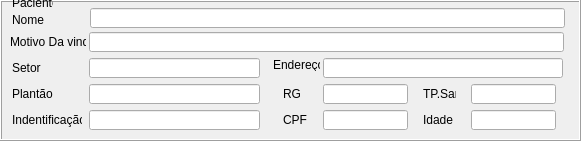
         <widget class="QFrame" name="frame_9">
          <property name="geometry">
           <rect>
            <x>18</x>
            <y>9</y>
            <width>581</width>
            <height>141</height>
           </rect>
          </property>
          <property name="minimumSize">
           <size>
            <width>581</width>
            <height>141</height>
           </size>
          </property>
          <property name="maximumSize">
           <size>
            <width>16777215</width>
            <height>16777215</height>
           </size>
          </property>
          <property name="frameShape">
           <enum>QFrame::Box</enum>
          </property>
          <property name="frameShadow">
           <enum>QFrame::Raised</enum>
          </property>
          <widget class="QLineEdit" name="lineEdit_16">
           <property name="geometry">
            <rect>
             <x>89</x>
             <y>32</y>
             <width>475</width>
             <height>20</height>
            </rect>
           </property>
           <property name="minimumSize">
            <size>
             <width>475</width>
             <height>0</height>
            </size>
           </property>
          </widget>
          <widget class="QLineEdit" name="lineEdit_17">
           <property name="geometry">
            <rect>
             <x>89</x>
             <y>58</y>
             <width>171</width>
             <height>20</height>
            </rect>
           </property>
           <property name="minimumSize">
            <size>
             <width>171</width>
             <height>20</height>
            </size>
           </property>
           <property name="maximumSize">
            <size>
             <width>171</width>
             <height>20</height>
            </size>
           </property>
          </widget>
          <widget class="QLabel" name="label_21">
           <property name="geometry">
            <rect>
             <x>10</x>
             <y>32</y>
             <width>76</width>
             <height>20</height>
            </rect>
           </property>
           <property name="minimumSize">
            <size>
             <width>70</width>
             <height>20</height>
            </size>
           </property>
           <property name="maximumSize">
            <size>
             <width>76</width>
             <height>16777215</height>
            </size>
           </property>
           <property name="text">
            <string>Motivo Da vinda</string>
           </property>
          </widget>
          <widget class="QLabel" name="label_22">
           <property name="geometry">
            <rect>
             <x>12</x>
             <y>58</y>
             <width>70</width>
             <height>20</height>
            </rect>
           </property>
           <property name="minimumSize">
            <size>
             <width>70</width>
             <height>20</height>
            </size>
           </property>
           <property name="text">
            <string>Setor</string>
           </property>
          </widget>
          <widget class="QLabel" name="label_23">
           <property name="geometry">
            <rect>
             <x>12</x>
             <y>84</y>
             <width>70</width>
             <height>20</height>
            </rect>
           </property>
           <property name="minimumSize">
            <size>
             <width>70</width>
             <height>20</height>
            </size>
           </property>
           <property name="text">
            <string>Plantão</string>
           </property>
          </widget>
          <widget class="QLabel" name="label_24">
           <property name="geometry">
            <rect>
             <x>12</x>
             <y>110</y>
             <width>70</width>
             <height>20</height>
            </rect>
           </property>
           <property name="minimumSize">
            <size>
             <width>70</width>
             <height>20</height>
            </size>
           </property>
           <property name="maximumSize">
            <size>
             <width>130</width>
             <height>16777215</height>
            </size>
           </property>
           <property name="text">
            <string>Indentificação</string>
           </property>
          </widget>
          <widget class="QLabel" name="label_25">
           <property name="geometry">
            <rect>
             <x>12</x>
             <y>-5</y>
             <width>41</width>
             <height>16</height>
            </rect>
           </property>
           <property name="text">
            <string>Paciente</string>
           </property>
          </widget>
          <widget class="QLineEdit" name="lineEdit_18">
           <property name="geometry">
            <rect>
             <x>89</x>
             <y>84</y>
             <width>171</width>
             <height>20</height>
            </rect>
           </property>
           <property name="minimumSize">
            <size>
             <width>171</width>
             <height>20</height>
            </size>
           </property>
           <property name="maximumSize">
            <size>
             <width>171</width>
             <height>16777215</height>
            </size>
           </property>
          </widget>
          <widget class="QLineEdit" name="lineEdit_19">
           <property name="geometry">
            <rect>
             <x>89</x>
             <y>110</y>
             <width>171</width>
             <height>20</height>
            </rect>
           </property>
           <property name="minimumSize">
            <size>
             <width>171</width>
             <height>0</height>
            </size>
           </property>
           <property name="maximumSize">
            <size>
             <width>171</width>
             <height>16777215</height>
            </size>
           </property>
          </widget>
          <widget class="QLineEdit" name="lineEdit_20">
           <property name="geometry">
            <rect>
             <x>323</x>
             <y>110</y>
             <width>85</width>
             <height>20</height>
            </rect>
           </property>
           <property name="minimumSize">
            <size>
             <width>85</width>
             <height>20</height>
            </size>
           </property>
           <property name="maximumSize">
            <size>
             <width>85</width>
             <height>16777215</height>
            </size>
           </property>
           <property name="text">
            <string/>
           </property>
           <property name="maxLength">
            <number>11</number>
           </property>
          </widget>
          <widget class="QLabel" name="label_26">
           <property name="geometry">
            <rect>
             <x>283</x>
             <y>110</y>
             <width>25</width>
             <height>20</height>
            </rect>
           </property>
           <property name="minimumSize">
            <size>
             <width>25</width>
             <height>20</height>
            </size>
           </property>
           <property name="maximumSize">
            <size>
             <width>25</width>
             <height>16777215</height>
            </size>
           </property>
           <property name="text">
            <string>CPF</string>
           </property>
          </widget>
          <widget class="QLineEdit" name="lineEdit_21">
           <property name="geometry">
            <rect>
             <x>323</x>
             <y>84</y>
             <width>85</width>
             <height>20</height>
            </rect>
           </property>
           <property name="minimumSize">
            <size>
             <width>85</width>
             <height>20</height>
            </size>
           </property>
           <property name="maximumSize">
            <size>
             <width>85</width>
             <height>16777215</height>
            </size>
           </property>
           <property name="text">
            <string/>
           </property>
           <property name="maxLength">
            <number>7</number>
           </property>
          </widget>
          <widget class="QLabel" name="label_27">
           <property name="geometry">
            <rect>
             <x>283</x>
             <y>84</y>
             <width>25</width>
             <height>20</height>
            </rect>
           </property>
           <property name="minimumSize">
            <size>
             <width>25</width>
             <height>20</height>
            </size>
           </property>
           <property name="maximumSize">
            <size>
             <width>25</width>
             <height>16777215</height>
            </size>
           </property>
           <property name="text">
            <string>RG</string>
           </property>
          </widget>
          <widget class="QLabel" name="label_28">
           <property name="geometry">
            <rect>
             <x>423</x>
             <y>84</y>
             <width>33</width>
             <height>20</height>
            </rect>
           </property>
           <property name="minimumSize">
            <size>
             <width>33</width>
             <height>20</height>
            </size>
           </property>
           <property name="maximumSize">
            <size>
             <width>33</width>
             <height>16777215</height>
            </size>
           </property>
           <property name="text">
            <string>TP.San.</string>
           </property>
          </widget>
          <widget class="QLineEdit" name="lineEdit_22">
           <property name="geometry">
            <rect>
             <x>471</x>
             <y>84</y>
             <width>85</width>
             <height>20</height>
            </rect>
           </property>
           <property name="minimumSize">
            <size>
             <width>85</width>
             <height>20</height>
            </size>
           </property>
           <property name="maximumSize">
            <size>
             <width>85</width>
             <height>16777215</height>
            </size>
           </property>
          </widget>
          <widget class="QLabel" name="label_29">
           <property name="geometry">
            <rect>
             <x>423</x>
             <y>110</y>
             <width>31</width>
             <height>20</height>
            </rect>
           </property>
           <property name="minimumSize">
            <size>
             <width>31</width>
             <height>20</height>
            </size>
           </property>
           <property name="text">
            <string>Idade</string>
           </property>
          </widget>
          <widget class="QLabel" name="label_31">
           <property name="geometry">
            <rect>
             <x>273</x>
             <y>58</y>
             <width>47</width>
             <height>13</height>
            </rect>
           </property>
           <property name="text">
            <string>Endereço</string>
           </property>
          </widget>
          <widget class="QLineEdit" name="lineEdit_23">
           <property name="geometry">
            <rect>
             <x>323</x>
             <y>58</y>
             <width>240</width>
             <height>20</height>
            </rect>
           </property>
           <property name="minimumSize">
            <size>
             <width>221</width>
             <height>20</height>
            </size>
           </property>
          </widget>
          <widget class="QLineEdit" name="lineEdit_25">
           <property name="geometry">
            <rect>
             <x>471</x>
             <y>110</y>
             <width>85</width>
             <height>20</height>
            </rect>
           </property>
          </widget>
          <widget class="QLineEdit" name="lineEdit_26">
           <property name="geometry">
            <rect>
             <x>90</x>
             <y>8</y>
             <width>475</width>
             <height>20</height>
            </rect>
           </property>
          </widget>
          <widget class="QLabel" name="label_32">
           <property name="geometry">
            <rect>
             <x>12</x>
             <y>13</y>
             <width>61</width>
             <height>13</height>
            </rect>
           </property>
           <property name="maximumSize">
            <size>
             <width>16777215</width>
             <height>13</height>
            </size>
           </property>
           <property name="text">
            <string>Nome</string>
           </property>
          </widget>
         </widget>
